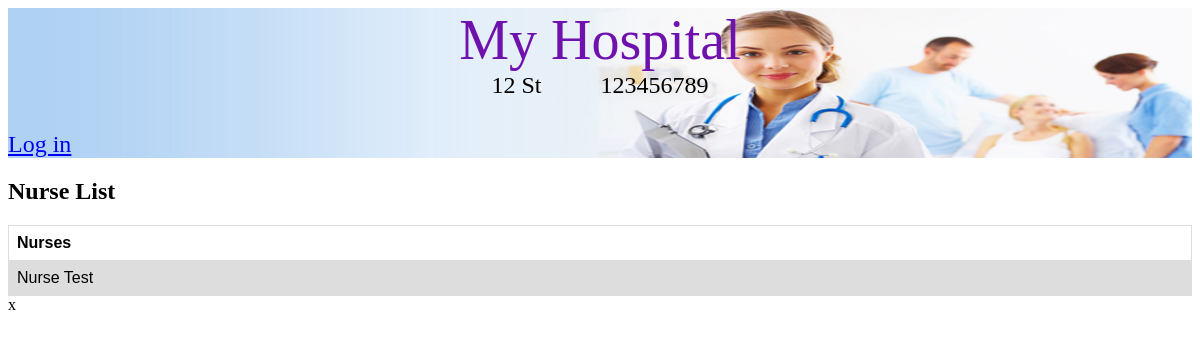
Screenshot of /nurses/ with the database file from the repository.
### hospital/models.py (models this page shows, shortened)
class Hospital(models.Model):
    name = models.CharField(max_length=50)
    address = models.CharField(max_length=100)
    phone_number = models.CharField(max_length=10)
    patient_rooms = models.ManyToManyField(PatientRoom, symmetrical=False)
    surgery_rooms = models.ManyToManyField(SurgeryRoom, symmetrical=False)
    patients = models.ManyToManyField(Patient, symmetrical=False)
    doctors = models.ManyToManyField(Doctors, symmetrical=False)
    nurses = models.ManyToManyField(Nurses, symmetrical=False)

### Person/models.py (models this page shows)
class Employee(Persons):
    shift = models.CharField(max_length=200, default='', blank=True)
    jobDesc = models.CharField(max_length=200, default='', blank=True)
    salary = models.DecimalField(max_digits=7, decimal_places=0, default=Decimal('0.00'))
    class Meta:
        abstract=True

class Nurses(Employee):
    specialty = models.CharField(max_length=200, default='', blank=True)

### Person/views.py (the view)
# urls.py: url(r'^nurses/$',views.listNurses, name='nurse_list'),
def listNurses(request):
	hospital=get_object_or_404(Hospital, id=1)
	nurseList=hospital.nurses.all()
	print(nurseList)
	return render(request, 'listnurses.html', {'nurseList':nurseList, 'hospital':hospital})

### Person/models.py (called while the page is built)
    def __str__(self):
        return self.firstName+ " "+ self.lastName

### Person/templates/listnurses.html
{% extends "base.html" %}
{% block header %}
<div class="container_header">
    {% if hospital is not None %}
        <div class="container_hospital_info">
            <div class="hospital_title"><a class="hospital_title_text" href="{% url 'hospital:home' %}">{{ hospital.name }}</a></div>
            <div class="hospital_info">
                <div>{{ hospital.address }}</div>
                <div class="padding"></div>
                <div>{{ hospital.phone_number }}</div>
            </div>
        </div>
    {% else %}
        <a href="/" class="logo">My Hospital</a>
    {% endif %}
    <div class="container_user_info">
        {% if user.is_authenticated %}
            <div class="user_name_info">Hello, {{user.username}}</div>
            <div><a class="log_out" href="{% url 'accounts:logout' %}">Log out</a></div>
        {% else %}
            <a href="{% url 'accounts:login' %}">Log in</a>
        {% endif %}
    </div>
</div>
{% endblock %}
{% block content %}
    <div class="container_nurse">
        <h2 class="Nurse  List">Nurse List</h2>
        <table>
            <tr>
                <th class="nurse_name_table_header">Nurses</th>
            </tr>
            {%for nr in nurseList%}
                <tr class="table_row_nurse">
                    <td>{{nr.firstName}} {{nr.lastName}}</td>
                </tr>
            {%endfor%}
        </table>
    </div>x
{% endblock %}

### hospital/static/css/hospital.css (style rules this page uses)
table { font-family: arial, sans-serif; border-collapse: collapse; width: 100%; }
td, th { border: 1px solid #dddddd; text-align: left; padding: 8px; }
tr:nth-child(even) { background-color: #dddddd; }
.table_row_not_available, .table_row_available, .padding { width: 5%; }
.container_user_info, .hospital_info { display: flex; flex-direction: row; justify-content: space-between; }
.container_hospital_info { display: flex; flex-direction: column; align-items: center; }
.hospital_info { width: 100%; justify-content: center; }
.container_header { background-image: url("hospital.jpg"); background-size: 100% 100%; height: 150px; display: flex; flex-direction: column; justify-content: space-between; }
.hospital_title_text { font-family: "Times New Roman", Times, serif; font-size: 3.5em; text-decoration: none; color: #6e11ad; }
.hospital_info, .container_user_info { font-family: "Times New Roman", Times, serif; font-size: 1.5em; text-decoration: none; color: black; }

### rows the page displays
Hospital: name "My Hospital", address "12 St", phone_number "123456789"
Nurses: firstName "Nurse", lastName "Test"
